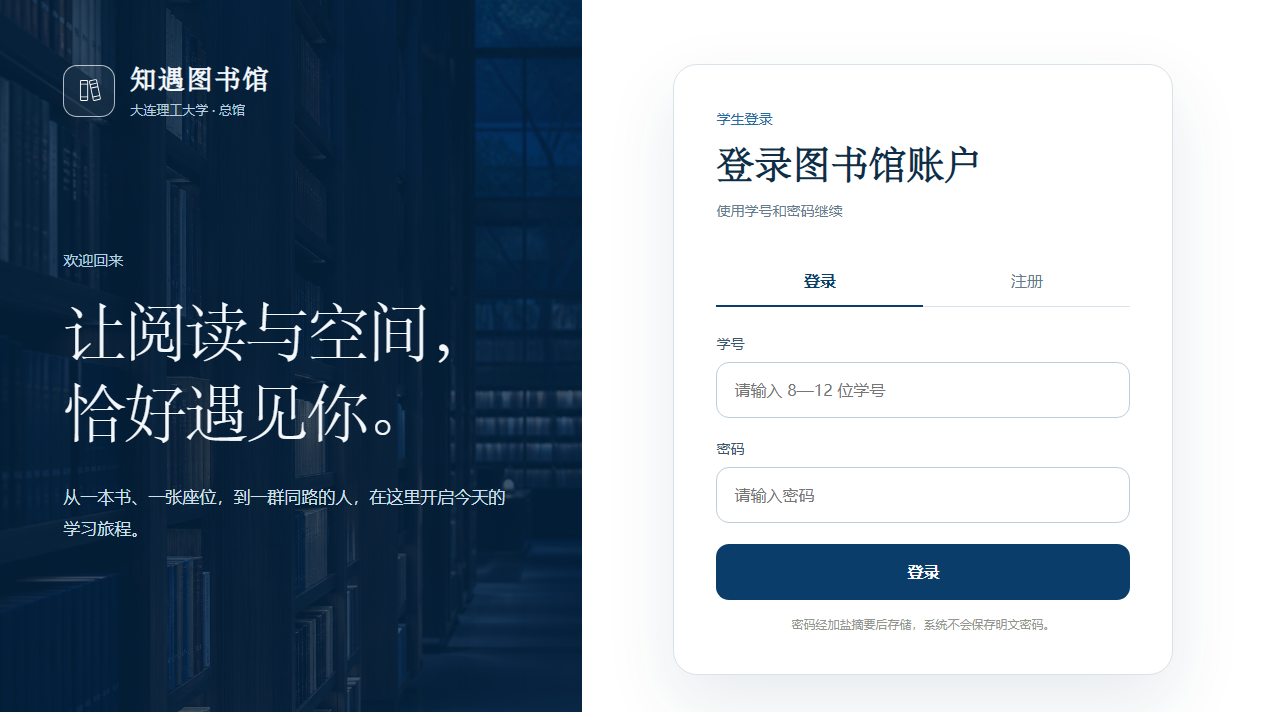
#> input picture design-qa-assets/home-implementation-final-02.png, 1265 x 712 px
$ python compose-design-qa.py
#> lines starting #> are read from the running program, lines starting #| are printed output that depends on the picture; pictures that were not available may be replaced by others from this repository, and a replacement may not be noted
import os
from pathlib import Path

from PIL import Image, ImageDraw, ImageFont


ROOT = Path(__file__).resolve().parents[1]
SOURCE = Path(os.environ.get(
    "QA_SOURCE",
    r"C:\Users\39006\.codex\generated_images\01a01e46-2e8f-72c3-8ccf-77cc765f5830\exec-806502ef-fe10-4665-9542-1390089b63b0.png",
))
IMPLEMENTATION = Path(os.environ.get(
    "QA_IMPLEMENTATION",
    ROOT / "design-qa-assets" / "home-implementation-final-02.png",
))
OUTPUT = Path(os.environ.get(
    "QA_COMPARISON_OUTPUT",
    ROOT / "design-qa-assets" / "home-comparison-final.png",
))
SOURCE_LABEL = os.environ.get("QA_SOURCE_LABEL", "Reference direction")
IMPLEMENTATION_LABEL = os.environ.get("QA_IMPLEMENTATION_LABEL", "Final implementation")


implementation = Image.open(IMPLEMENTATION).convert("RGB")
#> implementation is the input picture: PIL image 1265x712 RGB; mean R, G, B 135.9, 149.5, 162.5
source = Image.open(SOURCE).convert("RGB")
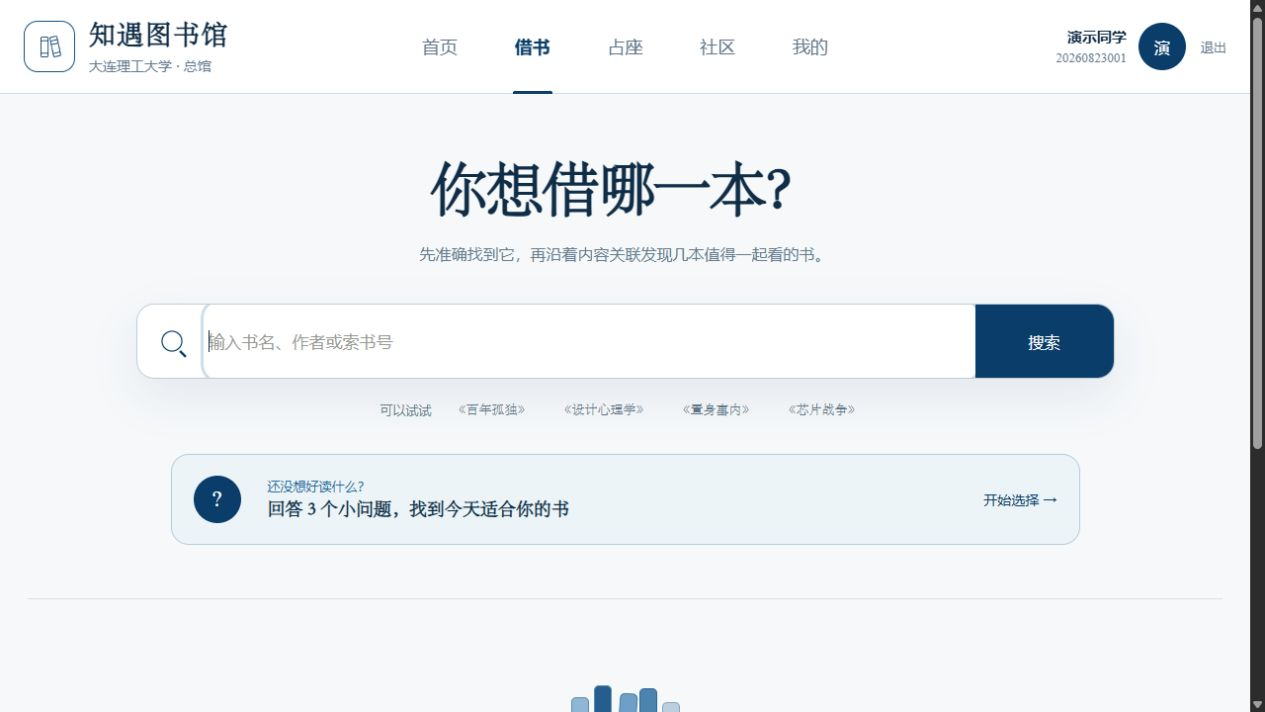
#> input picture design-qa-assets/books.png, 1265 x 712 px, given in place of exec-806502ef-fe10-4665-9542-1390089b63b0.png, which was not available
#> source is the input picture: PIL image 1265x712 RGB; mean R, G, B 237.5, 240.4, 243.3
target_width, target_height = implementation.size
#> target_width = 1265; target_height = 712

scale = target_width / source.width
#> scale = 1
source = source.resize((target_width, round(source.height * scale)), Image.Resampling.LANCZOS)
source = source.crop((0, 0, target_width, target_height))

gap = 16
header = 44
canvas = Image.new("RGB", (target_width * 2 + gap, target_height + header), "#EAF1F6")
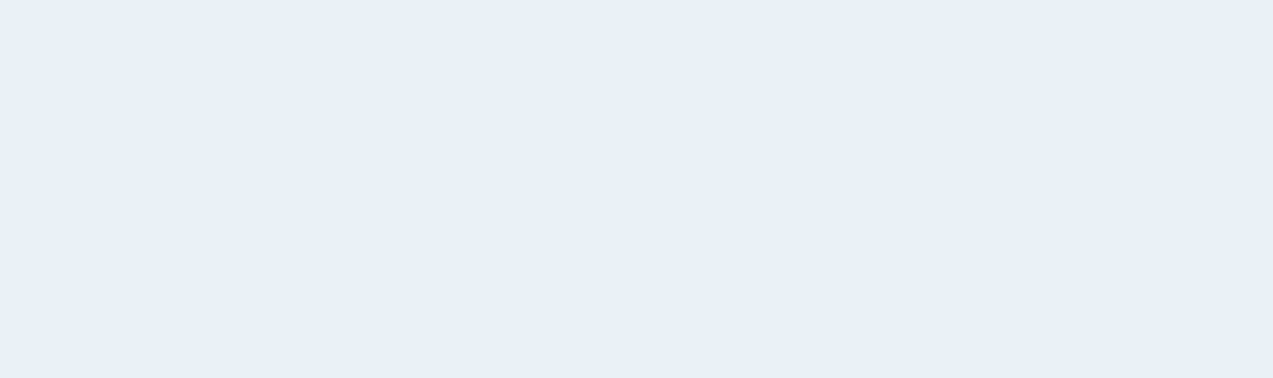
#> canvas: PIL image 2546x756 RGB (shown at 1/2 size); mean R, G, B 234, 241, 246
canvas.paste(source, (0, header))
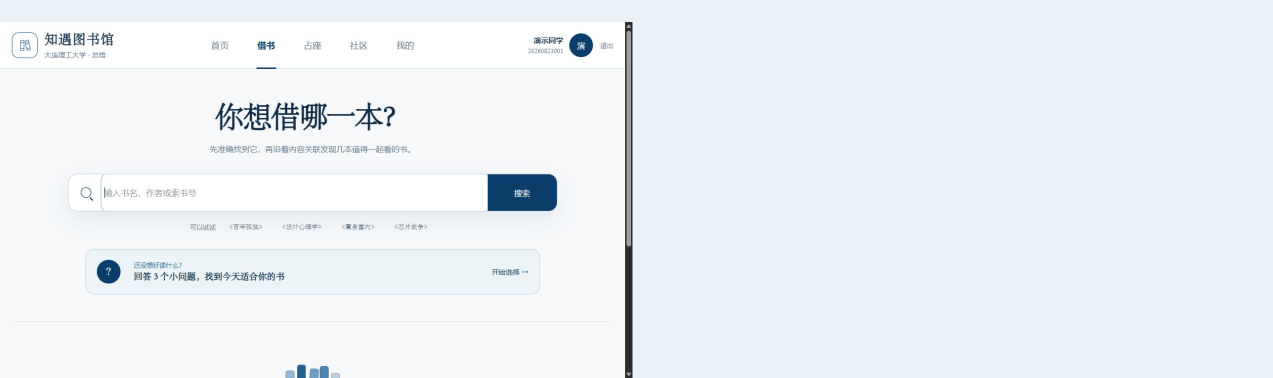
#> canvas: PIL image 2546x756 RGB (shown at 1/2 size); mean R, G, B 235.6, 240.7, 244.7
canvas.paste(implementation, (target_width + gap, header))
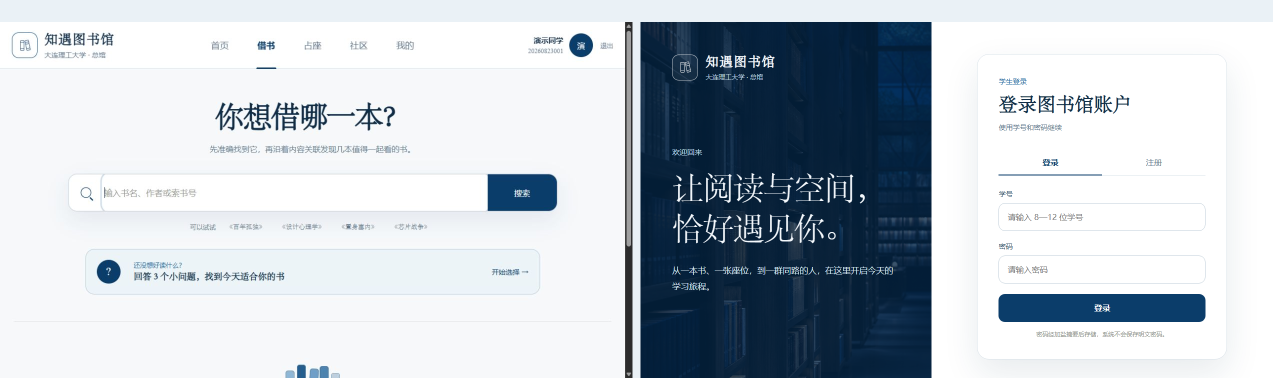
#> canvas: PIL image 2546x756 RGB (shown at 1/2 size); mean R, G, B 189.7, 197.9, 205.7

draw = ImageDraw.Draw(canvas)
try:
    font = ImageFont.truetype("C:/Windows/Fonts/arial.ttf", 20)
except OSError:
    font = ImageFont.load_default()
draw.text((18, 11), SOURCE_LABEL, fill="#0A3658", font=font)
draw.text((target_width + gap + 18, 11), IMPLEMENTATION_LABEL, fill="#0A3658", font=font)
draw.rectangle((target_width, 0, target_width + gap - 1, canvas.height), fill="#D3E2ED")

OUTPUT.parent.mkdir(parents=True, exist_ok=True)
canvas.save(OUTPUT, optimize=True)
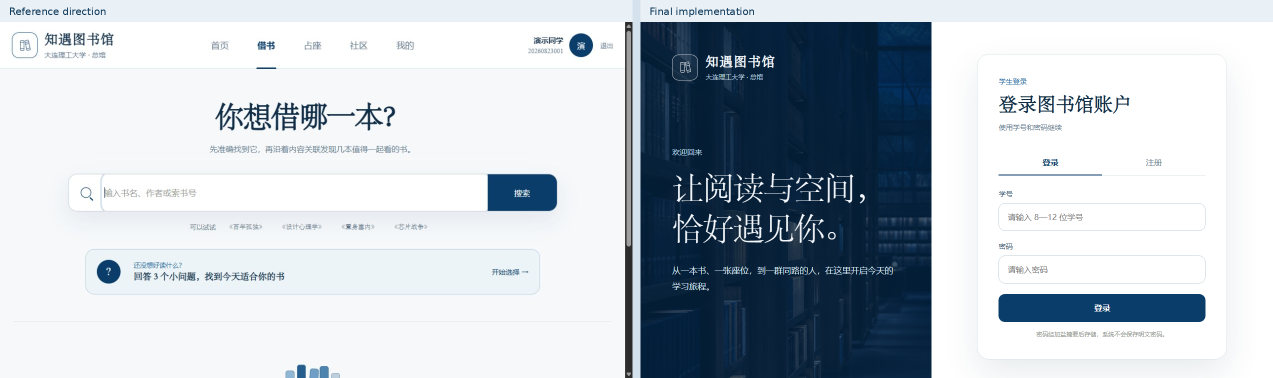
#> saved as home-comparison-final.png: PIL image 2546x756 RGB (shown at 1/2 size); mean R, G, B 189.4, 197.6, 205.5
print(OUTPUT)
